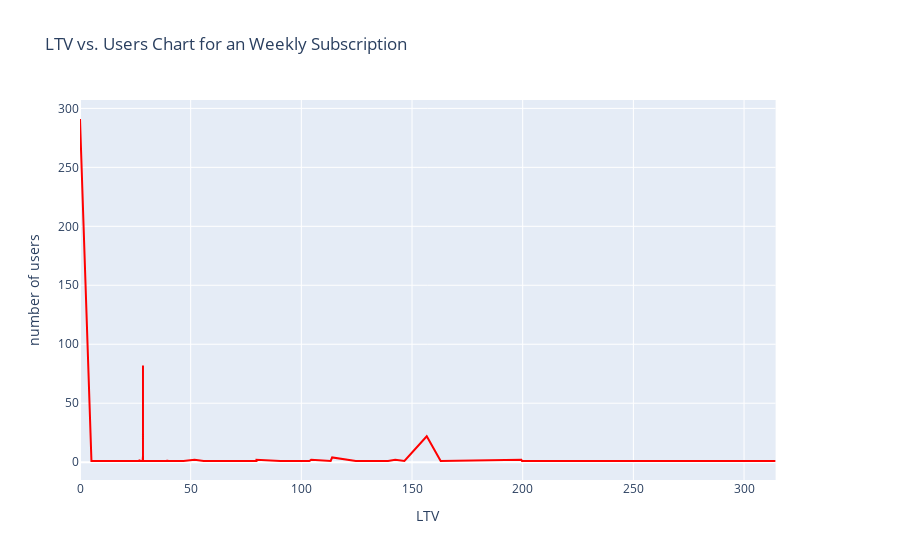

Write notebook code for a chart like this one.
### Markdown cell above
##### On the graph, we can see that more than 5k users of the annual subscription have LTV = 0. All of these entries have total_spent = 0.
##### These are either free_trial and cancelled_trial status users, there are also expired status users but they received trial status immediately after the trial period (there was no payment as in the cancelled_trial)

#### We see that, excluding zeros, for most users, the LTV annual subscription is approximately 75

### Code cell
plotting(ltv_w, number_of_users_w, name_w, xaxis_name, yaxis_name)

### Figure 1 — Plotly figure (JSON) as saved in the notebook; plotly's stock layout.template omitted (floating-point values rounded to 4 significant figures; data arrays with more than 128 entries replaced by an {"elided": "..."} marker saying what was removed)
{"data": [{"marker": {"color": "red"}, "type": "scatter", "x": {"elided": "169 float values"}, "xaxis": "x", "y": {"elided": "169 int values"}, "yaxis": "y"}], "layout": {"title": {"text": "LTV vs. Users Chart for an Weekly Subscription"}, "xaxis": {"anchor": "y", "domain": [0, 0.94], "title": {"text": "LTV"}}, "yaxis": {"anchor": "x", "domain": [0, 1], "title": {"text": "number of users"}}, "yaxis2": {"anchor": "x", "overlaying": "y", "side": "right"}}}
